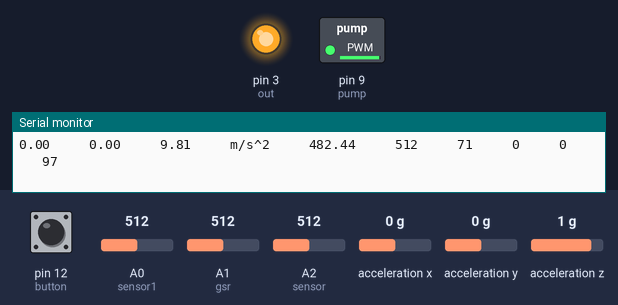
A sketch run on a simulated Arduino Uno, built with avr-gcc and run on an emulated ATmega328P. Shown: switched loads named in the sketch (green lamp = pin HIGH), output pins drawn as LEDs (lit = HIGH), the last lines printed to the serial monitor. Inputs (shaded band) come from the test bench; at power-on: A0 (sensor1) = 512, pin 12 (button) HIGH, A1 (gsr) = 512, A2 (sensor) = 512, acceleration x 0 g, acceleration y 0 g, acceleration z 1 g. Pins used as bus, display or sensor lines are not drawn.

Above: at 1.2 s.
1.3 s: A0 (sensor1) set to 205
4.8 s: A0 (sensor1) set to 172
At 9.2 s:
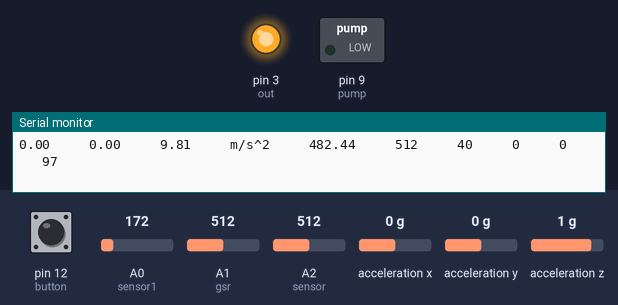
Timing chart, 0 to 10.7 s (numbered marks = the images above; inputs shaded):
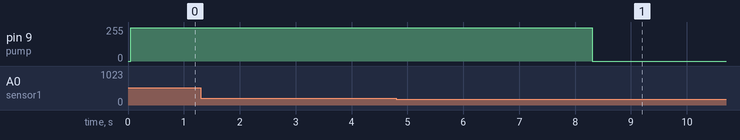

The sketch:

kuet_health_monitor_..._acc_blood_pressure.ino
```cpp
#include <Wire.h>
#include <Adafruit_Sensor.h>
#include <Adafruit_ADXL345_U.h>

/* Assign a unique ID to this sensor at the same time */
Adafruit_ADXL345_Unified accel = Adafruit_ADXL345_Unified(12345);
const int sensor = A2;
float tempc;
float tempf,vout;
#define vcc 7
#define gnd 8
const int gsr=A1;
int sensorv=0;
int gsrave=0;
int heartbeat = 0;
int spo2 = 97;


int pump = 9;
int sensor1 = A0;
int button = 12;
int out = 3;
int button_state;
int reading;
int diastol;
int systol;
float va;


void setup() {
   Serial.begin(19200);
   if(!accel.begin())
  {
    /* There was a problem detecting the ADXL345 ... check your connections */
    Serial.println("Ooops, no ADXL345 detected ... Check your wiring!");
    while(1);
  }

  /* Set the range to whatever is appropriate for your project */
  accel.setRange(ADXL345_RANGE_16_G);

    pinMode(sensor,INPUT);
    pinMode(vcc,OUTPUT);
    digitalWrite(vcc,HIGH);
    pinMode(gnd,OUTPUT);
    digitalWrite(gnd,LOW);


  pinMode(pump, OUTPUT);
  pinMode(out, OUTPUT);
  pinMode(sensor1, INPUT);
  pinMode(button, INPUT_PULLUP);


digitalWrite(out, HIGH);

}

void loop() {

   vout=analogRead(sensor);
   vout=(vout*500)/1023;
   tempc=vout;
   tempf=(vout*1.8)+32;
  /*if(!accel.begin())
   {
      Serial.println("No ADXL345 sensor detected.");
      while(1);
   }*/

    long sum=0;
  for (int i=0;i<10;i++)
  {
    sensorv=analogRead(gsr);
    sum += sensorv;
    delay(5);
  }
  gsrave = sum/10;
  heartbeat = int(analogRead(0)/10) +20;


  analogWrite(pump,250);
reading = analogRead(sensor1);
//Serial.println(reading);

 //va = (reading * 500.0) / 1024.0;
//Serial.println(va);


delay(1000);
digitalWrite(out, HIGH);

if(reading <= 190){       //200

     delay(1000);
digitalWrite(pump, LOW);

     Systolic();
}

    sensors_event_t event;
  accel.getEvent(&event);

   Serial.print(event.acceleration.x);
   Serial.print("     ");
   Serial.print(event.acceleration.y);
   Serial.print("     ");
   Serial.print(event.acceleration.z);
   Serial.print("     ");
   Serial.print("m/s^2");
   Serial.print("     ");
   Serial.print(tempf);
   Serial.print("     ");
   Serial.print(gsrave);
   Serial.print("     ");
   Serial.print(heartbeat);
   Serial.print("     ");
   Serial.print(diastol);
   Serial.print("     ");
   Serial.print(systol);
   Serial.print("     ");
   Serial.println(spo2);
   Serial.print("     ");
   Serial.println();
   delay(500);


}


void Systolic(){

  for( int i = 0; i < 5; i++) {
//Serial.println(i);
reading = analogRead(sensor1);
//Serial.println(reading);
delay(1000);
digitalWrite(pump, LOW);

    }

Diastolic();
delay(100);
}

void Diastolic()
{

    //Serial.print("Diastolic :");
    diastol =346 - reading; //- 117;
    //Serial.println(diastol);
    //Serial.print("Systolic:");
    systol = 309 - reading;// - 157;
   // Serial.println(systol);
    delay(1000);
    digitalWrite(pump, LOW);

    button_state = digitalRead(button);
    if(button_state == LOW){
    stopp();
    delay(100);
}
    Diastolic();
}


 void stopp(){

for( int i = 0; i < 10; i++) {
//Serial.println("STOP");
delay(1000);
digitalWrite(pump, LOW);
digitalWrite(out, LOW);
    }

    stopp();
     delay(10);
}
```

Measured:
- the behaviour switches between 191 and 190 on A0 (sensor1) (found by bisection; images 0 and 1)
- after the input at 4.8 s, pin 9 (pump): 250/255 → 0/255 after 3.5 s
